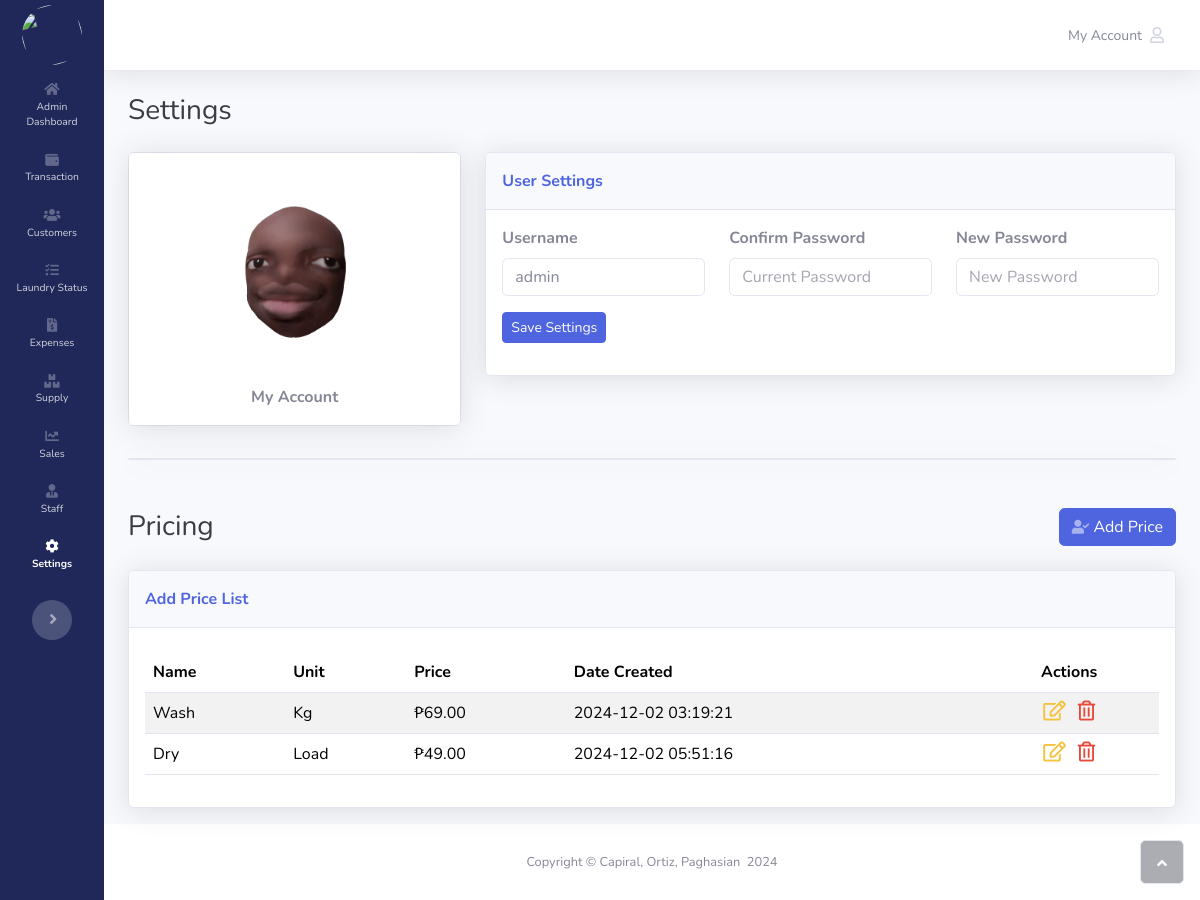
The app's page /profile.php (signed in) with its own data.
### tables this page shows
CREATE TABLE `prices` (
  `id` int(11) NOT NULL,
  `name` varchar(255) DEFAULT NULL,
  `unit` varchar(255) DEFAULT NULL,
  `price` decimal(10,2) DEFAULT NULL,
  `created_at` datetime DEFAULT current_timestamp()
);

### functions/views/price.php (the view, shortened to what this page needs)
<?php
include_once 'functions/connection.php';
$sql = 'SELECT * FROM prices ORDER BY price DESC';
$stmt = $db->prepare($sql);
$stmt->execute();
$results = $stmt->fetchAll();
foreach ($results as $row) {
    ?>
        <tr>
            <td><?php echo $row['name']; ?></td>
            <td><?php echo $row['unit']; ?></td>
            <td>₱<?php echo number_format($row['price'], 2); ?></td>
            <td><?php echo $row['created_at']; ?></td>
            <td class="text-center">
                <a class="mx-1" href="#" role="button" data-bs-target="#update" data-bs-toggle="modal" data-id="<?php echo $row['id']?>" data-name="<?php echo $row['name']?>" data-price="<?php echo $row['price']?>"><i class="far fa-edit text-warning" style="font-size: 20px;"></i></a>
                <a class="mx-1" href="#" role="button" data-bs-target="#remove" data-bs-toggle="modal" data-id="<?php echo $row['id']?>"><i class="far fa-trash-alt text-danger" style="font-size: 20px;"></i></a>
            </td>
    </tr>
<?php
}

### assets/css/bs-theme-overrides.css (style rules this page uses)
:root, [data-bs-theme=light] { --bs-primary: #4e65df; --bs-primary-rgb: 78,101,223; --bs-primary-text-emphasis: #1F2859; --bs-primary-bg-subtle: #DCE0F9; --bs-primary-border-subtle: #B8C1F2; }

### records on screen
prices: name "Wash", unit "Kg", price "69.00", created_at "2024-12-02 03:19:21"
prices: name "Dry", unit "Load", price "49.00", created_at "2024-12-02 05:51:16"
